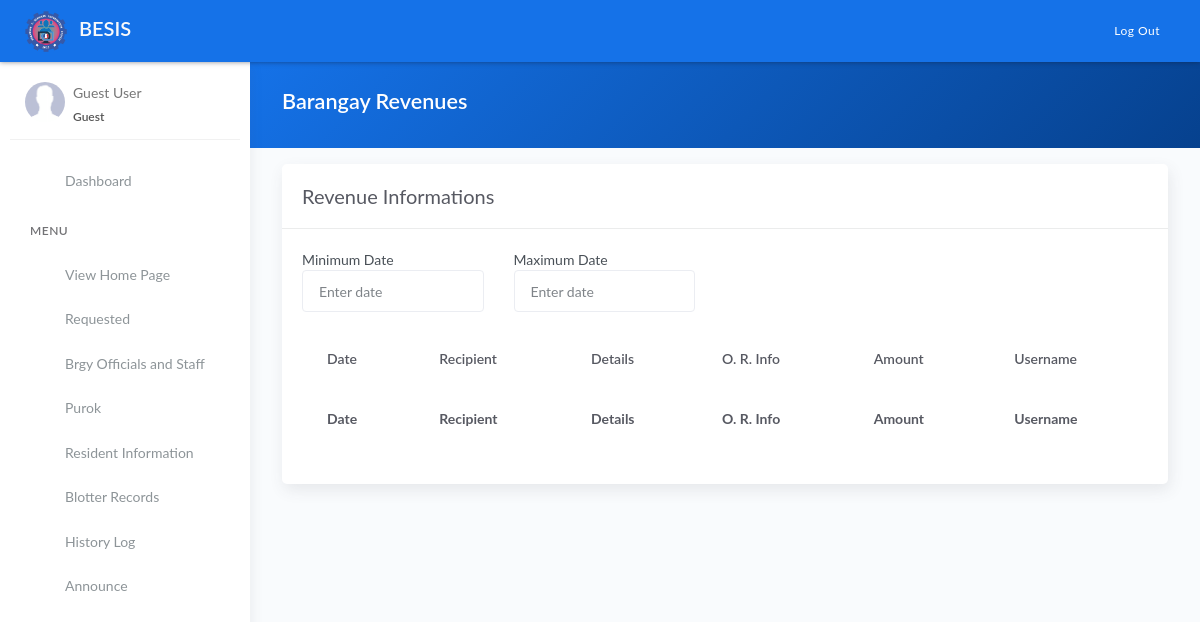
Before: /revenue.php with the older database file.
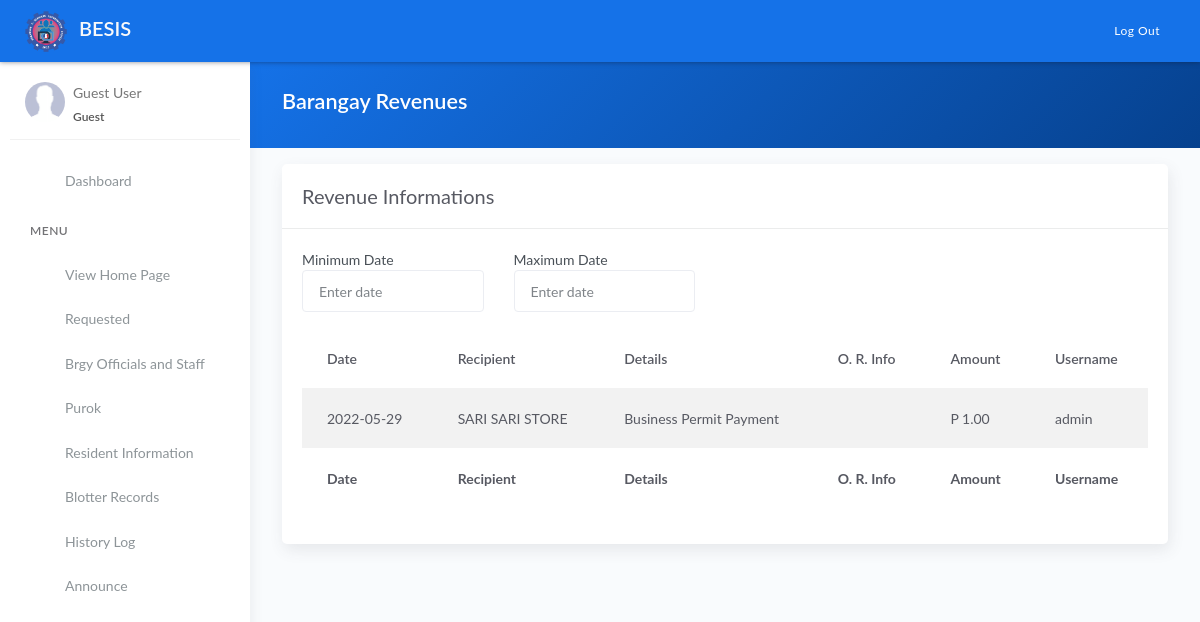
After: the same page with the newer database file.
### tables this page shows
CREATE TABLE `tblpayments` (
  `id` int(11) NOT NULL AUTO_INCREMENT,
  `details` varchar(100) DEFAULT NULL,
  `amounts` decimal(10,2) DEFAULT NULL,
  `date` date DEFAULT NULL,
  `user` varchar(50) DEFAULT NULL,
  `name` varchar(50) DEFAULT NULL,
  PRIMARY KEY (`id`)
);

### revenue.php (the view, shortened to what this page needs)
<?php include 'server/server.php' ?>
<?php
	$sql = "SELECT * FROM tblpayments ORDER BY `date` DESC";
    $result = $conn->query($sql);
    $revenue = array();
	while($row = $result->fetch_assoc()){
		$revenue[] = $row;
	}
?>
<!DOCTYPE html>
<html lang="en">
<head>
	<?php include 'templates/header.php' ?>
	<link rel="stylesheet" href="assets/js/plugin/dataTables.dateTime.min.css">
	<link rel="stylesheet" href="assets/js/plugin/datatables/Buttons-1.6.1/css/buttons.dataTables.min.css">
</head>
<body>
	<div class="wrapper">
		<?php include 'templates/main-header.php' ?>
		<?php include 'templates/sidebar.php' ?>
		<div class="main-panel">
			<div class="content">
				<div class="panel-header bg-primary-gradient">
					<div class="page-inner">
						<div class="d-flex align-items-left align-items-md-center flex-column flex-md-row">
							<div>
								<h2 class="text-white fw-bold">Barangay Revenues</h2>
							</div>
						</div>
					</div>
				</div>
				<div class="page-inner">
					<div class="row mt--2">
						<div class="col-md-12">
                            <div class="card">
								<div class="card-header">
									<div class="card-head-row">
										<div class="card-title">Revenue Informations</div>
									</div>
								</div>
								<div class="card-body">
									<div class="row mb-3 w-50">
										<div class="col">
											<label>Minimum Date</label>
											<input type="text" class="form-control" placeholder="Enter date" id="min">
										</div>
										<div class="col">
											<label>Maximum Date</label>
											<input type="text" class="form-control" placeholder="Enter date" id="max">
										</div>
									</div>
									<div class="table-responsive">
										<table id="revenuetable" class="display table table-striped">
											<thead>
												<tr>
													<th scope="col">Date</th>
													<th scope="col">Recipient</th>
													<th scope="col">Details</th>
													<th scope="col">O. R. Info</th>
													<th scope="col">Amount</th>
													<th scope="col">Username</th>
												</tr>
											</thead>
											<tbody>
												<?php if(!empty($revenue)): ?>
													<?php $no=1; foreach($revenue as $row): ?>
													<tr>
														<td><?= $row['date'] ?></td>
														<td><?= $row['name'] ?></td>
														<td><?= $row['details'] ?></td>
														<td><?= $row['or_info'] ?></td>
														<td>P <?= number_format($row['amounts'],2) ?></td>
														<td><?= $row['user'] ?></td>
													</tr>
													<?php $no++; endforeach ?>
												<?php endif ?>
											</tbody>
											<tfoot>
												<tr>
                                                    <th scope="col">Date</th>
													<th scope="col">Recipient</th>
													<th scope="col">Details</th>
													<th scope="col">O. R. Info</th>
													<th scope="col">Amount</th>
													<th scope="col">Username</th>
												</tr>
											</tfoot>
										</table>
									</div>
								</div>
							</div>
						</div>
					</div>
				</div>
			</div>
		</div>
	</div>
</body>
</html>

Changed rows visible on the page:
added tblpayments: date "2022-05-29", name "SARI SARI STORE", details "Business Permit Payment", amounts "1.00", user "admin"
